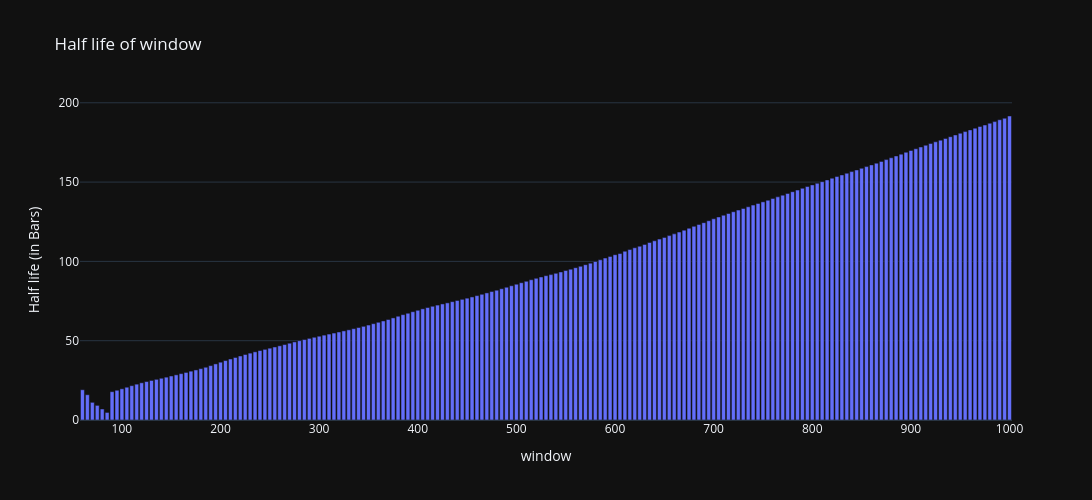

Notebook code for this chart:
### Code cell
fig = go.Figure(
    go.Bar(
        x=half_life_results_df.index,
        y=half_life_results_df["half_life"],
        name="Half life"
    )
)

fig.update_layout(
    title="Half life of window",
    xaxis_title="window",
    yaxis_title="Half life (in Bars)",
    template="plotly_dark",
    width=1500,
    height=500
)

fig.show()

### Figure 1 — Plotly figure (JSON) as saved in the notebook; plotly's stock layout.template omitted (floating-point values rounded to 4 significant figures; data arrays with more than 128 entries replaced by an {"elided": "..."} marker saying what was removed)
{"data": [{"name": "Half life", "type": "bar", "x": {"elided": "189 int values"}, "y": {"elided": "189 float values"}}], "layout": {"height": 500, "title": {"text": "Half life of window"}, "width": 1500, "xaxis": {"title": {"text": "window"}}, "yaxis": {"title": {"text": "Half life (in Bars)"}}}}
